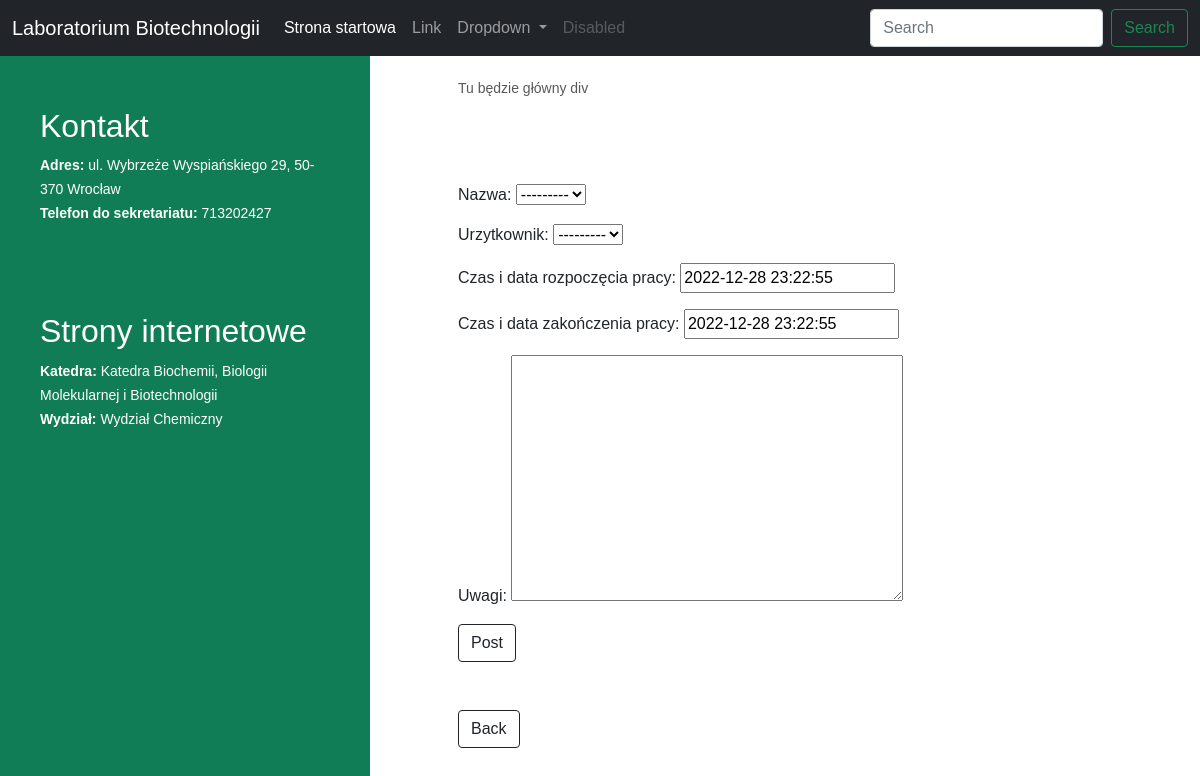
The page /add_post/ on the database as committed earlier.
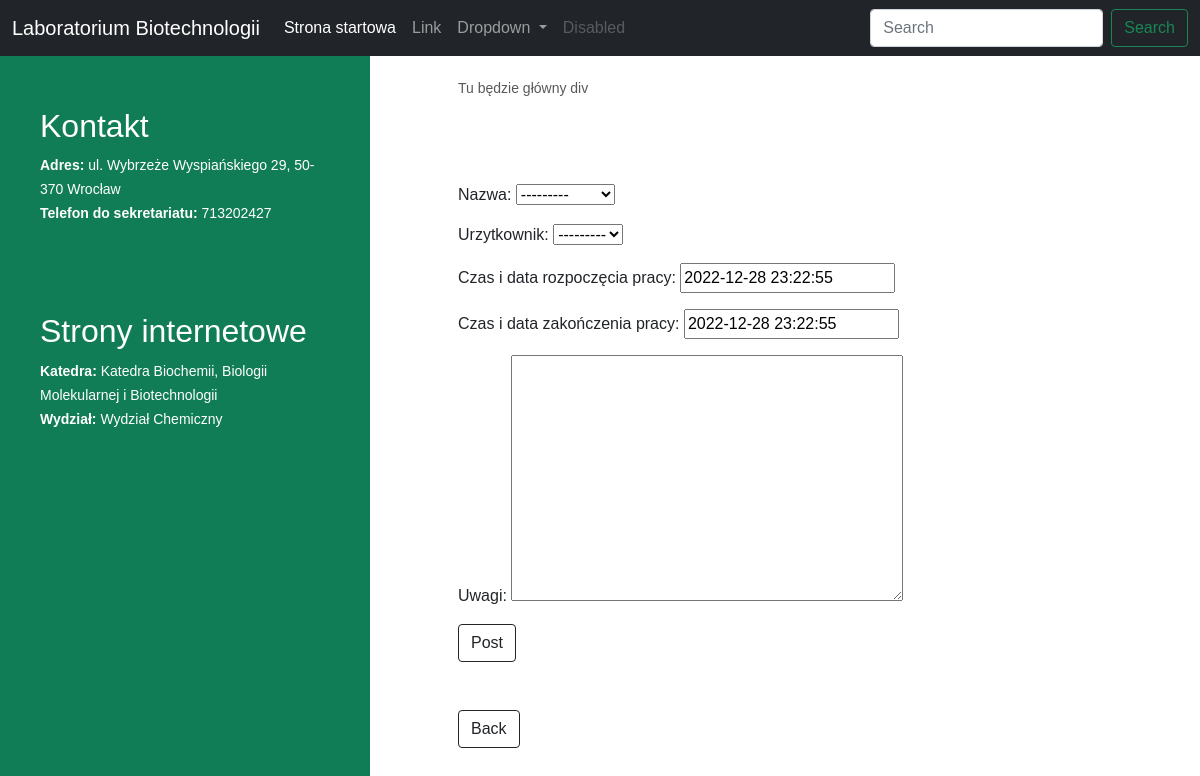
The same page on the database as committed later.
### Urzadzenia/models.py (models this page shows)
class Urzadzenia(models.Model):
    Nazwa = models.CharField(max_length=100)
    Opis = models.TextField(blank=True)
    Numer_inwentarzowy = models.CharField(max_length=30, default='')
    Numer_laboratorium = models.ForeignKey(Laboratorium, on_delete=models.CASCADE, null=True)
    Osoba_odpowiedzialna = models.ForeignKey(Osoba, on_delete=models.CASCADE, null=True)
    def __str__(self):
        return self.Nazwa
    class Meta:
        verbose_name = 'Urządzenie'
        verbose_name_plural = 'Urządzenia'

### Urzadzenia/views.py (the view)
# urls.py: path('add_post/', PostAddView.as_view(), name='add_post'),
class PostAddView(CreateView):
    model = Post
    template_name = 'post_add.html'
    fields = '__all__'

### Urzadzenia/Templates/post_add.html
{% extends 'base.html' %} {% block content %}
<h1>Dodaj wpis</h1>
<form method="POST" class="post-form">
  {% csrf_token %} {{ form.as_p }}
  <button type="submit" class="btn btn-outline-dark">Post</button>
</form>
<br />
<br />
<a href="{% url 'post' %}" class="btn btn-outline-dark">Back</a>
{% endblock %}

Rows that differ between the two databases and show on the page:
added Urzadzenia: Nazwa "---------"
Other text that changed with them:
form field Nazwa: "---------" → (not shown)
